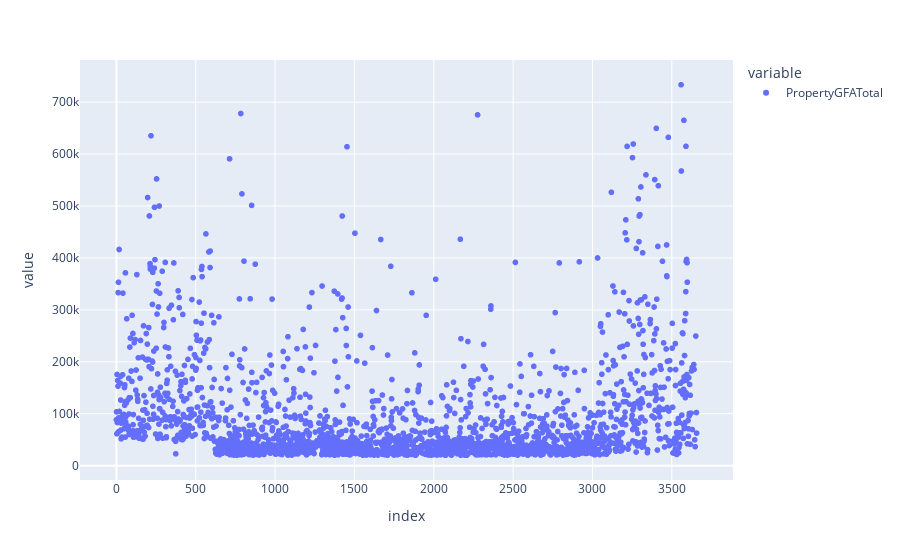

Notebook source saved alongside this figure:
### Code cell
from sklearn.neighbors import LocalOutlierFactor

estimator = LocalOutlierFactor(100)

result = estimator.fit_predict(data)

data_filtred = data.loc[result == 1]
print(data_filtred.describe())
px.scatter(data_frame = data_filtred["PropertyGFATotal"])

### Figure 1 — Plotly figure (JSON) as saved in the notebook; plotly's stock layout.template omitted (floating-point values rounded to 4 significant figures; data arrays with more than 128 entries replaced by an {"elided": "..."} marker saying what was removed)
{"data": [{"hovertemplate": "variable=PropertyGFATotal<br>index=%{x}<br>value=%{y}<extra></extra>", "legendgroup": "PropertyGFATotal", "marker": {"color": "#636efa", "symbol": "circle"}, "mode": "markers", "name": "PropertyGFATotal", "showlegend": true, "type": "scattergl", "x": {"elided": "2306 int values"}, "xaxis": "x", "y": {"elided": "2306 int values"}, "yaxis": "y"}], "layout": {"legend": {"title": {"text": "variable"}, "tracegroupgap": 0}, "margin": {"t": 60}, "xaxis": {"anchor": "y", "domain": [0, 1], "title": {"text": "index"}}, "yaxis": {"anchor": "x", "domain": [0, 1], "title": {"text": "value"}}}}
